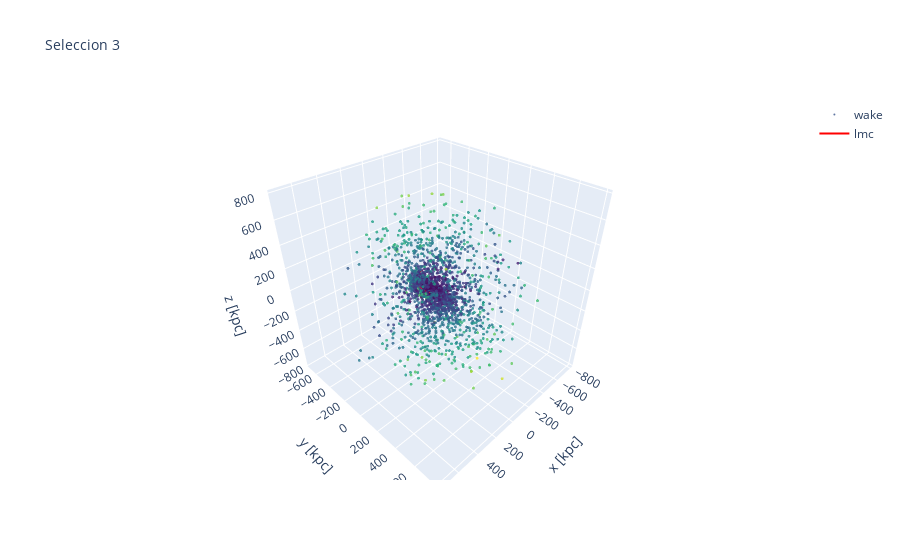

Write notebook code for a chart like this one.
### Code cell
pl.plot_3d(sel1_sel3, rel_lmc, "Seleccion 3")

### Figure 1 — Plotly figure (JSON) as saved in the notebook; plotly's stock layout.template omitted (floating-point values rounded to 4 significant figures; data arrays with more than 128 entries replaced by an {"elided": "..."} marker saying what was removed)
{"data": [{"marker": {"color": {"elided": "2532 float values"}, "colorscale": [[0.0, "#440154"], [0.1111, "#482878"], [0.2222, "#3e4989"], [0.3333, "#31688e"], [0.4444, "#26828e"], [0.5556, "#1f9e89"], [0.6667, "#35b779"], [0.7778, "#6ece58"], [0.8889, "#b5de2b"], [1.0, "#fde725"]], "opacity": 0.8, "size": 1}, "mode": "markers", "name": "wake", "x": {"elided": "2532 float values"}, "y": {"elided": "2532 float values"}, "z": {"elided": "2532 float values"}, "type": "scatter3d"}, {"marker": {"color": "red", "opacity": 0.8, "size": 1}, "mode": "lines", "name": "lmc", "x": {"elided": "151 float values"}, "y": {"elided": "151 float values"}, "z": {"elided": "151 float values"}, "type": "scatter3d"}, {"anchor": "tail", "name": "lmc velocity", "opacity": 0.8, "showscale": false, "sizemode": "absolute", "sizeref": 10, "u": [4.634], "v": [-2.636], "w": [-77.91], "x": [-106.6], "y": [77.01], "z": [-0.1334], "type": "cone"}], "layout": {"scene": {"aspectratio": {"x": 1, "y": 1, "z": 1}, "xaxis": {"title": {"text": "x [kpc]"}}, "yaxis": {"title": {"text": "y [kpc]"}}, "zaxis": {"title": {"text": "z [kpc]"}}}, "title": {"text": "Seleccion 3", "font": {"size": 14}}}}
